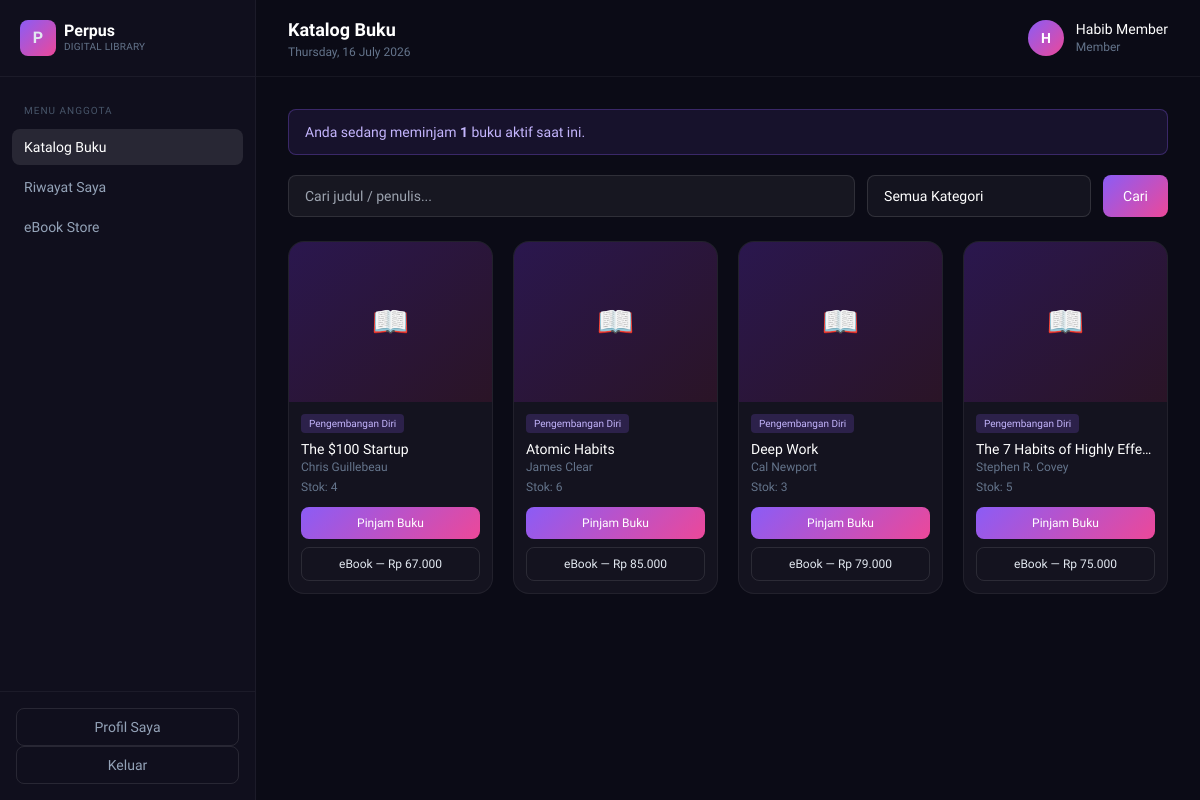
The app's page /katalog (signed in) with its own data.
### tables this page shows
CREATE TABLE buku (
    id INT AUTO_INCREMENT PRIMARY KEY,
    judul VARCHAR(200) NOT NULL,
    penulis VARCHAR(150) NOT NULL,
    kategori_id INT NULL,
    deskripsi TEXT NULL,
    cover VARCHAR(255) NULL,
    stok INT NOT NULL DEFAULT 0,
    ebook_price INT NOT NULL DEFAULT 0,
    ebook_file VARCHAR(255) NULL,
    created_at DATETIME DEFAULT CURRENT_TIMESTAMP,
    FOREIGN KEY (kategori_id) REFERENCES kategori(id) ON DELETE SET NULL
);

CREATE TABLE kategori (
    id INT AUTO_INCREMENT PRIMARY KEY,
    nama VARCHAR(100) NOT NULL,
    slug VARCHAR(120) NOT NULL UNIQUE,
    created_at DATETIME DEFAULT CURRENT_TIMESTAMP
);

### app/Controllers/KatalogController.php (called while the page is built, shortened)
<?php
class KatalogController extends Controller
{
    public function index(): void
    {
        $bukuModel = new Buku();
        $kategoriModel = new Kategori();
        $peminjamanModel = new Peminjaman();
        $keyword = $this->input('q');
        $kategoriId = $this->input('kategori_id') ?: null;
        $this->view('member/katalog', [
            'buku'           => $bukuModel->allWithKategori($keyword, $kategoriId ? (int) $kategoriId : null),
            'kategori'       => $kategoriModel->all(),
            'q'              => $keyword,
            'kategoriId'     => $kategoriId,
            'sedangDipinjam' => $peminjamanModel->hitungSedangDipinjam(Auth::id()),
        ]);
    }
}

### public/index.php (called while the page is built, shortened)
<?php
require dirname(__DIR__) . '/app/Core/autoload.php';
require dirname(__DIR__) . '/app/Core/helpers.php';
$router = new Router();
$router->dispatch($_SERVER['REQUEST_URI'], $_SERVER['REQUEST_METHOD']);

### app/Core/helpers.php (called while the page is built, shortened)
<?php
function url(string $path = ''): string
{
    $path = '/' . ltrim($path, '/');
    return APP_URL . $path;
}
function e(?string $value): string
{
    return htmlspecialchars($value ?? '', ENT_QUOTES, 'UTF-8');
}
function rupiah($angka): string
{
    return 'Rp ' . number_format((float) $angka, 0, ',', '.');
}

### app/Core/Model.php (called while the page is built, shortened)
<?php
abstract class Model
{
    public function __construct()
    {
        $this->db = Database::connect();
    }
}

### app/Core/autoload.php (called while the page is built, shortened)
<?php
spl_autoload_register(function (string $class) {
    $prefix = 'App\\';
    $relative = substr($class, strlen($prefix));
    $file = BASE_PATH . '/app/' . str_replace('\\', '/', $relative) . '.php';
});

### app/Core/Database.php (called while the page is built, shortened)
<?php
class Database
{
    private static ?PDO $instance = null;
    public static function connect(): PDO
    {
        if (self::$instance !== null) {
            return self::$instance;
        }
        try {
            if (DB_DRIVER === 'sqlite') {
                $dsn = 'sqlite:' . DB_SQLITE_PATH;
                self::$instance = new PDO($dsn);
                self::$instance->exec('PRAGMA foreign_keys = ON');
            } else {
                $dsn = 'mysql:host=' . DB_HOST . ';port=' . DB_PORT . ';dbname=' . DB_NAME . ';charset=utf8mb4';
                self::$instance = new PDO($dsn, DB_USER, DB_PASS);
            }
            self::$instance->setAttribute(PDO::ATTR_ERRMODE, PDO::ERRMODE_EXCEPTION);
            self::$instance->setAttribute(PDO::ATTR_DEFAULT_FETCH_MODE, PDO::FETCH_ASSOC);
            self::$instance->setAttribute(PDO::ATTR_EMULATE_PREPARES, false);
            return self::$instance;
        } catch (PDOException $e) {
            error_log('DB Connection Error: ' . $e->getMessage());
            http_response_code(500);
            die('Terjadi kesalahan pada server. Silakan hubungi administrator.');
        }
    }
}

### app/Models/Buku.php (called while the page is built, shortened)
<?php
class Buku extends Model
{
    public function allWithKategori(?string $keyword = null, ?int $kategoriId = null): array
    {
        try {
            $sql = "SELECT buku.*, kategori.nama AS kategori_nama
                    FROM buku
                    LEFT JOIN kategori ON kategori.id = buku.kategori_id
                    WHERE 1=1";
            $params = [];
            $sql .= " ORDER BY buku.created_at DESC";
            $stmt = $this->db->prepare($sql);
            $stmt->execute($params);
            return $stmt->fetchAll();
        } catch (PDOException $e) {
            error_log($e->getMessage());
            return [];
        }
    }
}

### app/Views/member/katalog.php (the view, shortened to what this page needs)
<div class="mb-5 px-4 py-3 rounded-lg bg-violet-500/10 border border-violet-500/30 text-violet-300 text-sm">
    Anda sedang meminjam <strong><?= (int) $sedangDipinjam ?></strong> buku aktif saat ini.
</div>
<form method="GET" id="formFilterKatalog" class="flex flex-col md:flex-row gap-3 mb-6">
    <input type="text" name="q" value="<?= e($q ?? '') ?>" placeholder="Cari judul / penulis..."
        class="flex-1 px-4 py-2.5 rounded-lg bg-white/5 border border-white/10 text-sm outline-none focus:border-violet-500">
    <div class="relative w-full md:w-56" id="dropdownKategoriWrap">
        <button type="button" onclick="toggleDropdownKategori()"
            id="dropdownKategoriBtn"
            class="w-full flex items-center justify-between px-4 py-2.5 rounded-lg text-sm text-white text-left"
            style="background: rgba(255,255,255,0.04); border: 1px solid rgba(255,255,255,0.12);">
            <span id="dropdownKategoriLabel">
                <?php
                    $labelAwal = 'Semua Kategori';
                    echo e($labelAwal);
                ?>
            </span>
        </button>
    </div>
    <button class="px-5 py-2.5 rounded-lg btn-primary text-white text-sm">Cari</button>
</form>
<?php if (empty($buku)): ?>
    <div class="card p-10 text-center text-sm text-slate-500">Tidak ada buku yang cocok dengan pencarian.</div>
<?php else: ?>
<div class="grid grid-cols-2 md:grid-cols-4 gap-5">
    <?php foreach ($buku as $b): ?>
        <div class="card overflow-hidden flex flex-col">
            <div class="h-40 bg-gradient-to-br from-violet-900/40 to-pink-900/20 flex items-center justify-center">
                <?php if (!empty($b['cover'])): ?>
                    <img src="<?= asset('uploads/covers/' . e($b['cover'])) ?>" class="h-full w-full object-cover">
                <?php else: ?><span class="text-3xl">📖</span><?php endif; ?>
            </div>
            <div class="p-3 flex-1 flex flex-col">
                <span class="text-[10px] px-2 py-0.5 rounded bg-violet-500/20 text-violet-300 w-fit"><?= e($b['kategori_nama'] ?? 'Umum') ?></span>
                <a href="<?= url('/katalog/' . $b['id']) ?>" class="text-sm font-medium text-white mt-1.5 truncate hover:text-violet-300">
                    <?= e($b['judul']) ?>
                </a>
                <p class="text-xs text-slate-500 truncate"><?= e($b['penulis']) ?></p>
                <p class="text-xs text-slate-500 mt-1">Stok: <?= (int) $b['stok'] ?></p>
                <form method="POST" action="<?= url('/pinjam/' . $b['id']) ?>" class="mt-3">
                    <button type="submit" <?= $b['stok'] < 1 ? 'disabled' : '' ?>
                        class="w-full text-xs py-2 rounded-lg <?= $b['stok'] < 1 ? 'bg-white/5 text-slate-600 cursor-not-allowed' : 'btn-primary text-white' ?>">
                        <?= $b['stok'] < 1 ? 'Stok Habis' : 'Pinjam Buku' ?>
                    </button>
                </form>
                <?php if ($b['ebook_price'] > 0): ?>
                    <a href="<?= url('/ebook') ?>" class="mt-2 block text-center text-xs py-2 rounded-lg border border-white/10 hover:bg-white/5">
                        eBook — <?= rupiah($b['ebook_price']) ?>
                    </a>
                <?php endif; ?>
            </div>
        </div>
    <?php endforeach; ?>
</div>
<?php endif; ?>

### app/Core/Router.php (shortened to what this page needs)
<?php
class Router
{
    private array $routes = [];
    private function add(string $method, string $path, $handler): void
    {
        $pattern = preg_replace('#\{[a-zA-Z_]+\}#', '([^/]+)', trim($path, '/'));
        $pattern = '#^' . $pattern . '$#';
        preg_match_all('#\{([a-zA-Z_]+)\}#', $path, $paramNames);
        $this->routes[$method][] = [
            'pattern' => $pattern,
            'handler' => $handler,
            'params'  => $paramNames[1],
        ];
    }
    public function dispatch(string $uri, string $method): void
    {
        $uri = trim(parse_url($uri, PHP_URL_PATH), '/');
        $uri = $uri === '' ? '' : $uri;
        foreach ($this->routes[$method] ?? [] as $route) {
            if (preg_match($route['pattern'], $uri, $matches)) {
                array_shift($matches);
                $params = array_combine($route['params'], $matches);
                $this->call($route['handler'], $params);
                return;
            }
        }
    }
    private function call($handler, array $params): void
    {
        [$controllerClass, $action] = $handler;
        $controller = new $controllerClass();
        call_user_func_array([$controller, $action], $params);
    }
}

### public/assets/css/app.css (style rules this page uses)
* { font-family: 'Plus Jakarta Sans', ui-sans-serif, system-ui, sans-serif; }
body { background: #0a0a12; }
.card { background: #14131f; border: 1px solid rgba(255,255,255,0.06); border-radius: 16px; transition: transform 0.15s ease, border-color 0.15s ease, box-shadow 0.15s ease; }
.btn-primary { background: linear-gradient(135deg, #8b5cf6, #ec4899); transition: all 0.15s ease; }

### records on screen
buku: kategori.nama "Pengembangan Diri", judul "The $100 Startup", penulis "Chris Guillebeau", stok "4", shows "Pinjam Buku", ebook_price "Rp 67.000"
buku: kategori.nama "Pengembangan Diri", judul "Atomic Habits", penulis "James Clear", stok "6", shows "Pinjam Buku", ebook_price "Rp 85.000"
buku: kategori.nama "Pengembangan Diri", judul "Deep Work", penulis "Cal Newport", stok "3", shows "Pinjam Buku", ebook_price "Rp 79.000"
buku: kategori.nama "Pengembangan Diri", judul "The 7 Habits of Highly Effe…", penulis "Stephen R. Covey", stok "5", shows "Pinjam Buku", ebook_price "Rp 75.000"
